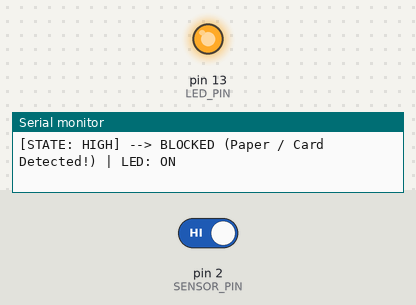
Bench run of a sketch on a simulated Arduino Uno, built with avr-gcc and run on an emulated ATmega328P. Shown: output pins drawn as LEDs (lit = HIGH), the last lines printed to the serial monitor. Inputs (shaded band) come from the test bench; at power-on: pin 2 (SENSOR_PIN) HIGH.

Above: at 1.6 s.
1.7 s: pin 2 (SENSOR_PIN) driven LOW
At 2.4 s:
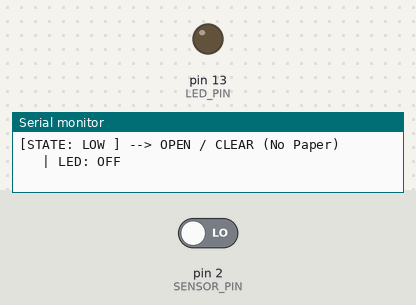
3.2 s: pin 2 (SENSOR_PIN) driven HIGH
At 3.5 s:
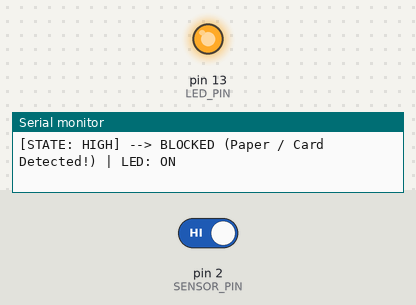
Timing chart, 0 to 6.2 s (numbered marks = the images above; inputs shaded):
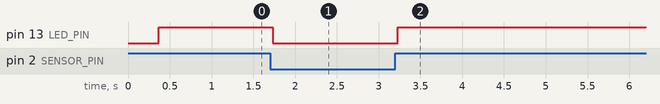

The sketch:

hardware_test_paper_sensor.ino
```cpp
/*
  ==============================================================================
  HARDWARE TEST — SINGLE PAPER SENSOR (L5290 / IR MODULE)
  Works on: Arduino MEGA 2560 and Arduino UNO
  ==============================================================================

  WIRING (Looking at the sensor with 3 pins facing DOWN):
  ------------------------------------------------------------------------------
    - Pin 1 (Left Pin)   --> Arduino 5V
    - Pin 2 (Middle Pin) --> Arduino GND
    - Pin 3 (Right Pin)  --> Arduino Digital Pin 2 (Signal)

  ONBOARD LED:
  ------------------------------------------------------------------------------
    - Arduino Pin 13 LED will light up automatically whenever the sensor is
      triggered/blocked!

  SERIAL MONITOR:
  ------------------------------------------------------------------------------
    - Baud Rate: 9600
    - Real-time instant status printout whenever you insert or remove paper.
  ==============================================================================
*/

const int SENSOR_PIN = 2;        // Connect Sensor Pin 3 (OUT/SIG) here
const int LED_PIN    = 13;       // Onboard LED for instant visual feedback

int lastState = -1;

void setup() {
  Serial.begin(9600);
  while (!Serial);

  pinMode(SENSOR_PIN, INPUT_PULLUP);
  pinMode(LED_PIN, OUTPUT);
  digitalWrite(LED_PIN, LOW);

  Serial.println(F("=================================================="));
  Serial.println(F("    SINGLE PAPER SENSOR TEST — READY"));
  Serial.println(F("=================================================="));
  Serial.println(F("Wiring check:"));
  Serial.println(F("  - Sensor Pin 1 (Left)   --> 5V"));
  Serial.println(F("  - Sensor Pin 2 (Middle) --> GND"));
  Serial.println(F("  - Sensor Pin 3 (Right)  --> Pin 2"));
  Serial.println(F("--------------------------------------------------"));
  Serial.println(F("Insert a card / paper into the sensor slot..."));
  Serial.println(F("--------------------------------------------------"));

  // Initial read
  lastState = digitalRead(SENSOR_PIN);
  printCurrentState(lastState);
}

void printCurrentState(int state) {
  if (state == HIGH) {
    digitalWrite(LED_PIN, HIGH);
    Serial.println(F("[STATE: HIGH] --> BLOCKED (Paper / Card Detected!) | LED: ON"));
  } else {
    digitalWrite(LED_PIN, LOW);
    Serial.println(F("[STATE: LOW ] --> OPEN / CLEAR (No Paper)         | LED: OFF"));
  }
}

void loop() {
  int currentState = digitalRead(SENSOR_PIN);

  // Print only when the state changes
  if (currentState != lastState) {
    lastState = currentState;
    printCurrentState(currentState);
  }

  delay(50); // Small debounce delay
}
```

Measured:
- after the input at 1.7 s, pin 13 (LED_PIN): HIGH → LOW at once
- after the input at 3.2 s, pin 13 (LED_PIN): LOW → HIGH at once
